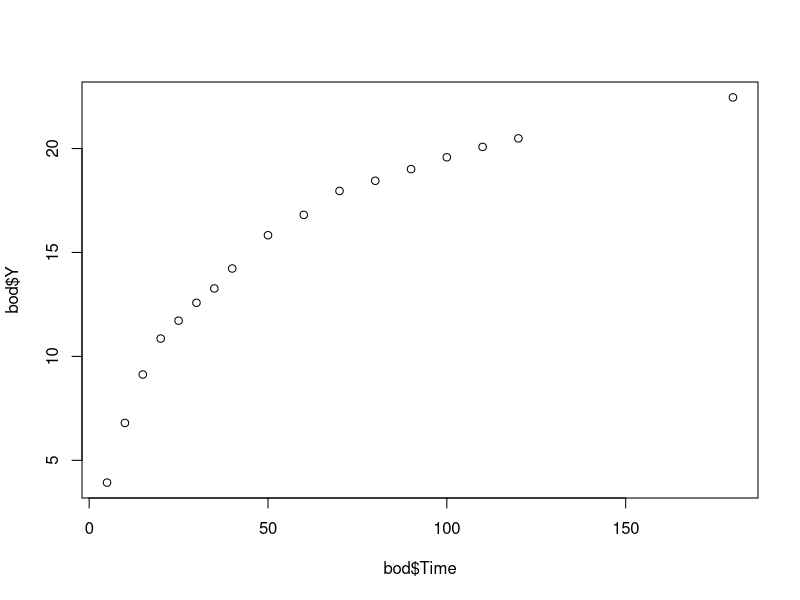

This chart was generated by the following R code:
## ---- chunk 1
knitr::opts_chunk$set(echo = TRUE)
## ---- chunk 2
bod <- data.frame(Y = c(3.93, 6.8, 9.13, 10.86, 11.72, 12.58, 13.27, 14.23, 
	15.83, 16.81, 17.96, 18.45, 19.01, 19.58, 20.08, 20.49, NA, 
	22.46), Time = c(5, 10, 15, 20, 25, 30, 35, 40, 50, 60, 70, 80, 
	90, 100, 110, 120, 140, 180))
bod<- na.omit(bod)

plot(bod$Time,bod$Y)
## ---- chunk 3

# bod.m1 <- function(v,t){
#   L0 <- v[1]
#   N <- v[2]
#   k <- v[3]
#   f <-  L0-(L0^(1-N)-k*t*(1-N))^(1/(1-N))
#   return(f)}
# 
# bod.m<- nls(bod$Y ~ bod.m1(v,bod$Time), data = bod, start = list(v=c(1,2,
#                                                              0.5)))



## ---- chunk 4
# bod.m2 <- function(v,t){
#   L0 <- v[1]
#   k <- v[2]
#   f <- L0*(1-exp(-k*t))
#   return(f)}
# bod.m<- nls(Y ~ bod.m1(v,Time), data = bod, start = list(v=c(L0=0,
#                                                              k = 2)))

